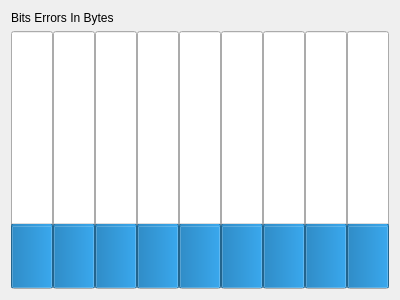
<?xml version="1.0" encoding="UTF-8"?>
<ui version="4.0">
 <class>CFormBitsErrorsInBytes</class>
 <widget class="QWidget" name="CFormBitsErrorsInBytes">
  <property name="geometry">
   <rect>
    <x>0</x>
    <y>0</y>
    <width>400</width>
    <height>300</height>
   </rect>
  </property>
  <property name="windowTitle">
   <string>Form</string>
  </property>
  <layout class="QVBoxLayout" name="verticalLayout">
   <item>
    <widget class="QLabel" name="label">
     <property name="text">
      <string>Bits Errors In Bytes</string>
     </property>
    </widget>
   </item>
   <item>
    <layout class="QHBoxLayout" name="horizontalLayout">
     <property name="spacing">
      <number>0</number>
     </property>
     <item>
      <widget class="QProgressBar" name="progressBar_0">
       <property name="sizePolicy">
        <sizepolicy hsizetype="Expanding" vsizetype="Expanding">
         <horstretch>0</horstretch>
         <verstretch>0</verstretch>
        </sizepolicy>
       </property>
       <property name="styleSheet">
        <string notr="true"/>
       </property>
       <property name="value">
        <number>24</number>
       </property>
       <property name="alignment">
        <set>Qt::AlignBottom|Qt::AlignHCenter</set>
       </property>
       <property name="textVisible">
        <bool>true</bool>
       </property>
       <property name="orientation">
        <enum>Qt::Vertical</enum>
       </property>
       <property name="invertedAppearance">
        <bool>false</bool>
       </property>
       <property name="textDirection">
        <enum>QProgressBar::BottomToTop</enum>
       </property>
       <property name="format">
        <string>%v</string>
       </property>
      </widget>
     </item>
     <item>
      <widget class="QProgressBar" name="progressBar_1">
       <property name="sizePolicy">
        <sizepolicy hsizetype="Expanding" vsizetype="Expanding">
         <horstretch>0</horstretch>
         <verstretch>0</verstretch>
        </sizepolicy>
       </property>
       <property name="styleSheet">
        <string notr="true"/>
       </property>
       <property name="value">
        <number>24</number>
       </property>
       <property name="alignment">
        <set>Qt::AlignBottom|Qt::AlignHCenter</set>
       </property>
       <property name="textVisible">
        <bool>true</bool>
       </property>
       <property name="orientation">
        <enum>Qt::Vertical</enum>
       </property>
       <property name="invertedAppearance">
        <bool>false</bool>
       </property>
       <property name="textDirection">
        <enum>QProgressBar::BottomToTop</enum>
       </property>
       <property name="format">
        <string>%v</string>
       </property>
      </widget>
     </item>
     <item>
      <widget class="QProgressBar" name="progressBar_2">
       <property name="sizePolicy">
        <sizepolicy hsizetype="Expanding" vsizetype="Expanding">
         <horstretch>0</horstretch>
         <verstretch>0</verstretch>
        </sizepolicy>
       </property>
       <property name="styleSheet">
        <string notr="true"/>
       </property>
       <property name="value">
        <number>24</number>
       </property>
       <property name="alignment">
        <set>Qt::AlignBottom|Qt::AlignHCenter</set>
       </property>
       <property name="textVisible">
        <bool>true</bool>
       </property>
       <property name="orientation">
        <enum>Qt::Vertical</enum>
       </property>
       <property name="invertedAppearance">
        <bool>false</bool>
       </property>
       <property name="textDirection">
        <enum>QProgressBar::BottomToTop</enum>
       </property>
       <property name="format">
        <string>%v</string>
       </property>
      </widget>
     </item>
     <item>
      <widget class="QProgressBar" name="progressBar_3">
       <property name="sizePolicy">
        <sizepolicy hsizetype="Expanding" vsizetype="Expanding">
         <horstretch>0</horstretch>
         <verstretch>0</verstretch>
        </sizepolicy>
       </property>
       <property name="styleSheet">
        <string notr="true"/>
       </property>
       <property name="value">
        <number>24</number>
       </property>
       <property name="alignment">
        <set>Qt::AlignBottom|Qt::AlignHCenter</set>
       </property>
       <property name="textVisible">
        <bool>true</bool>
       </property>
       <property name="orientation">
        <enum>Qt::Vertical</enum>
       </property>
       <property name="invertedAppearance">
        <bool>false</bool>
       </property>
       <property name="textDirection">
        <enum>QProgressBar::BottomToTop</enum>
       </property>
       <property name="format">
        <string>%v</string>
       </property>
      </widget>
     </item>
     <item>
      <widget class="QProgressBar" name="progressBar_4">
       <property name="sizePolicy">
        <sizepolicy hsizetype="Expanding" vsizetype="Expanding">
         <horstretch>0</horstretch>
         <verstretch>0</verstretch>
        </sizepolicy>
       </property>
       <property name="styleSheet">
        <string notr="true"/>
       </property>
       <property name="value">
        <number>24</number>
       </property>
       <property name="alignment">
        <set>Qt::AlignBottom|Qt::AlignHCenter</set>
       </property>
       <property name="textVisible">
        <bool>true</bool>
       </property>
       <property name="orientation">
        <enum>Qt::Vertical</enum>
       </property>
       <property name="invertedAppearance">
        <bool>false</bool>
       </property>
       <property name="textDirection">
        <enum>QProgressBar::BottomToTop</enum>
       </property>
       <property name="format">
        <string>%v</string>
       </property>
      </widget>
     </item>
     <item>
      <widget class="QProgressBar" name="progressBar_5">
       <property name="sizePolicy">
        <sizepolicy hsizetype="Expanding" vsizetype="Expanding">
         <horstretch>0</horstretch>
         <verstretch>0</verstretch>
        </sizepolicy>
       </property>
       <property name="styleSheet">
        <string notr="true"/>
       </property>
       <property name="value">
        <number>24</number>
       </property>
       <property name="alignment">
        <set>Qt::AlignBottom|Qt::AlignHCenter</set>
       </property>
       <property name="textVisible">
        <bool>true</bool>
       </property>
       <property name="orientation">
        <enum>Qt::Vertical</enum>
       </property>
       <property name="invertedAppearance">
        <bool>false</bool>
       </property>
       <property name="textDirection">
        <enum>QProgressBar::BottomToTop</enum>
       </property>
       <property name="format">
        <string>%v</string>
       </property>
      </widget>
     </item>
     <item>
      <widget class="QProgressBar" name="progressBar_6">
       <property name="sizePolicy">
        <sizepolicy hsizetype="Expanding" vsizetype="Expanding">
         <horstretch>0</horstretch>
         <verstretch>0</verstretch>
        </sizepolicy>
       </property>
       <property name="styleSheet">
        <string notr="true"/>
       </property>
       <property name="value">
        <number>24</number>
       </property>
       <property name="alignment">
        <set>Qt::AlignBottom|Qt::AlignHCenter</set>
       </property>
       <property name="textVisible">
        <bool>true</bool>
       </property>
       <property name="orientation">
        <enum>Qt::Vertical</enum>
       </property>
       <property name="invertedAppearance">
        <bool>false</bool>
       </property>
       <property name="textDirection">
        <enum>QProgressBar::BottomToTop</enum>
       </property>
       <property name="format">
        <string>%v</string>
       </property>
      </widget>
     </item>
     <item>
      <widget class="QProgressBar" name="progressBar_7">
       <property name="sizePolicy">
        <sizepolicy hsizetype="Expanding" vsizetype="Expanding">
         <horstretch>0</horstretch>
         <verstretch>0</verstretch>
        </sizepolicy>
       </property>
       <property name="styleSheet">
        <string notr="true"/>
       </property>
       <property name="value">
        <number>24</number>
       </property>
       <property name="alignment">
        <set>Qt::AlignBottom|Qt::AlignHCenter</set>
       </property>
       <property name="textVisible">
        <bool>true</bool>
       </property>
       <property name="orientation">
        <enum>Qt::Vertical</enum>
       </property>
       <property name="invertedAppearance">
        <bool>false</bool>
       </property>
       <property name="textDirection">
        <enum>QProgressBar::BottomToTop</enum>
       </property>
       <property name="format">
        <string>%v</string>
       </property>
      </widget>
     </item>
     <item>
      <widget class="QProgressBar" name="progressBar_8">
       <property name="sizePolicy">
        <sizepolicy hsizetype="Expanding" vsizetype="Expanding">
         <horstretch>0</horstretch>
         <verstretch>0</verstretch>
        </sizepolicy>
       </property>
       <property name="styleSheet">
        <string notr="true"/>
       </property>
       <property name="value">
        <number>24</number>
       </property>
       <property name="alignment">
        <set>Qt::AlignBottom|Qt::AlignHCenter</set>
       </property>
       <property name="textVisible">
        <bool>true</bool>
       </property>
       <property name="orientation">
        <enum>Qt::Vertical</enum>
       </property>
       <property name="invertedAppearance">
        <bool>false</bool>
       </property>
       <property name="textDirection">
        <enum>QProgressBar::BottomToTop</enum>
       </property>
       <property name="format">
        <string>%v</string>
       </property>
      </widget>
     </item>
    </layout>
   </item>
  </layout>
 </widget>
 <resources/>
 <connections/>
</ui>
